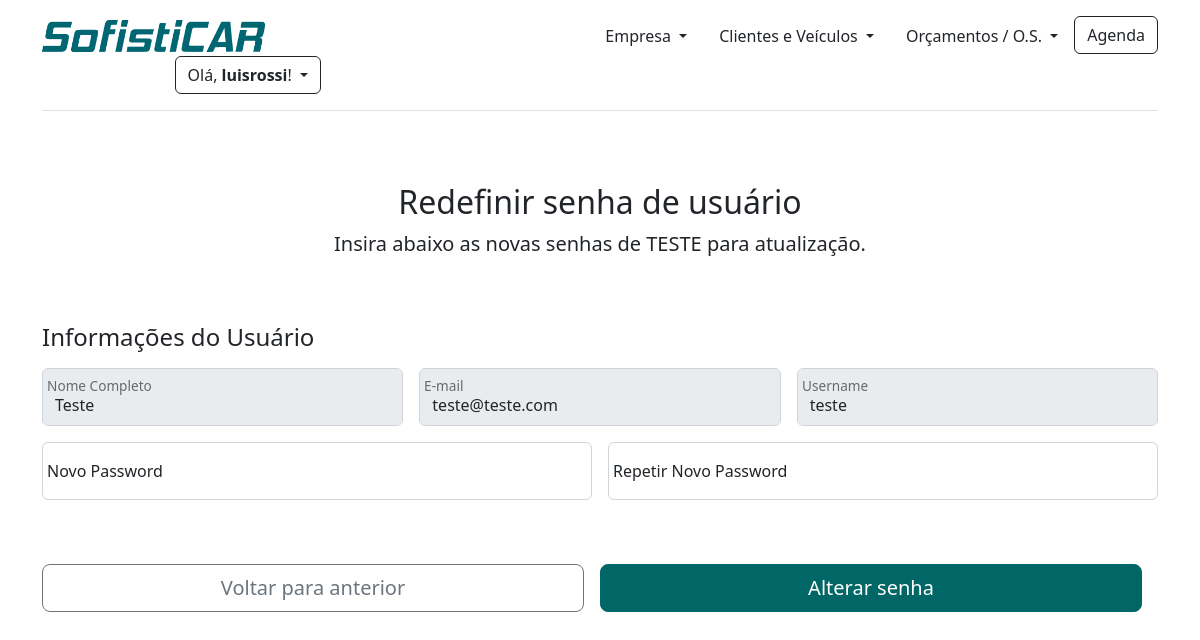
The page /usuario_redefinir_senha/2 (signed in) on the database its author committed.
### app/models/tables.py (models this page shows, shortened)
class Usuario(db.Model):
    __tablename__ = "usuarios"
    id = db.Column(db.Integer, primary_key=True)
    username = db.Column(db.String, unique=True)
    password = db.Column(db.String)
    email = db.Column(db.String, unique=True)
    funcionario_id = db.Column(db.Integer, db.ForeignKey('funcionarios.id'))
    isActive = db.Column(db.Boolean, default=1, nullable=False)
    @property
    def is_authenticated(self):
        return True

class Funcionario(db.Model):
    __tablename__ = "funcionarios"
    id = db.Column(db.Integer, primary_key=True, autoincrement=True)
    nome = db.Column(db.String(150), nullable=False)
    email = db.Column(db.String(150), nullable=False)
    celular = db.Column(db.String(150), nullable=False)
    dataNascimento = db.Column(db.String(10), nullable=False)
    dataContrato = db.Column(db.String(10), nullable=False)
    funcao = db.Column(db.String(150), nullable=False)
    isActive = db.Column(db.Boolean, default=1, nullable=False)
    ordemServico = relationship('OrdemServico', back_populates="funcionario")
    usuario = relationship(Usuario, backref="funcionarios")

### app/controllers/usuarios.py (the view)
@app.route('/usuario_redefinir_senha/<int:id>', methods=['GET', 'POST'])
def usuario_redefinir_senha(id):
    usuario = Usuario.query.get(id)
    funcionario = Funcionario.query.get(usuario.funcionario_id)
    if request.method == 'POST':
        usuario.password = request.form['novo_password']
        db.session.commit()
        mensagem = f"A senha do usuário {usuario.username.upper()} foi alterada COM SUCESSO!"
        return render_template("usuario_resultado.html", mensagem_editar=mensagem)
    return render_template('usuario_redefinir_senha.html', usuario=usuario, funcionario=funcionario)

### app/controllers/funcionarios.py (called while the page is built)
@login_manager.user_loader
def load_user(session_token):
    return Usuario.query.filter_by(id=session_token).first()

### app/templates/usuario_redefinir_senha.html (shortened to what this page needs)
{% extends "base.html" %}
{% block content %}
    {% if current_user.is_authenticated %}
    <main class="container">
        <div class="py-5 text-center">
            <h2>Redefinir senha de usuário</h2>
            <p class="lead">Insira abaixo as novas senhas de <strong>{{ usuario.username.upper() }}</strong> para atualização.</p>
        </div>
        <div class="row g-5">
            <div class="col-12">
                <form action="/usuario_redefinir_senha/{{ usuario.id }}" method="POST">
                    <h4 class="mb-3">Informações do Usuário</h4>
                    <div class="row g-3">
                        <div class="col-sm-12 col-md-4 form-floating">
                            <input type="text" class="form-control" id="floatingInput" name="nome" placeholder="Nome Completo" value="{{ funcionario.nome }}" disabled>
                            <label for="floatingInput" class="form-label">Nome Completo</label>
                        </div>
                        <div class="col-sm-12 col-md-4 form-floating">
                            <input type="email" class="form-control" id="floatingInput" name="email" placeholder="E-mail" value="{{ usuario.email }}" disabled>
                            <label for="floatingInput" class="form-label">E-mail</label>
                        </div>
                        <div class="col-sm-12 col-md-4 form-floating">
                            <input type="text" class="form-control" id="floatingInput" name="username" placeholder="Username" value="{{ usuario.username }}" disabled>
                            <label for="floatingInput" class="form-label">Username</label>
                        </div>
                        <div class="col-sm-12 col-md-6 form-floating">
                            <input type="password" class="form-control" id="floatingInput" name="novo_password" placeholder="*****" required>
                            <label for="floatingInput">Novo Password</label>
                        </div>
                        <div class="col-sm-12 col-md-6 form-floating">
                            <input type="password" class="form-control" id="floatingInput" name="novo_password_confirma" placeholder="*****" required>
                            <label for="floatingInput">Repetir Novo Password</label>
                        </div>
                    <div class="row g-3 pt-4">
                        <div class="col-md-12 col-lg-6 p-2">
                            <a class="w-100 btn btn-outline-secondary btn-lg" href="javascript:history.back()">Voltar para anterior</a>
                        </div>
                        <div class="col-md-12 col-lg-6 p-2">
                            <button type="button" class="w-100 btn btn-success btn-lg" data-bs-toggle="modal" data-bs-target="#modal2{{usuario.id}}">
                                Alterar senha
                            </button>
                        </div>
                    </div>
                </form>
            </div>
        </div>
    </main>
    {% else %}
        <meta http-equiv="refresh" content="0.1; url='http://localhost:5000/login'" />
    {% endif %}
{% endblock %}

### app/templates/base.html (shortened to what this page needs)
<!DOCTYPE html>
<html lang="pt-br">
  <head>
    {% block head %}
    <link href="https://cdn.jsdelivr.net/npm/bootstrap@5.2.3/dist/css/bootstrap.min.css" rel="stylesheet">
    {% endblock %}
  </head>
  <body>
    {% block menu_superior %}
    <div class="container">
      <header class="d-flex flex-wrap align-items-center justify-content-center justify-content-md-between py-3 mb-4 border-bottom">
        <a href="/" class="d-flex align-items-center col-md-3 mb-2 mb-md-0 text-dark text-decoration-none">
          <img src={{ url_for('static', filename="img/logo.png") }} alt="Sofisticar Logo" width="223" height="32">
        </a>
        <ul class="nav col-12 col-md-auto mb-2 justify-content-center mb-md-0">
          <li class="nav-item dropdown">
            <a class="nav-link dropdown-toggle link-dark" href="#" role="button" data-bs-toggle="dropdown" aria-expanded="false">
              Empresa
            </a>
          </li>
          <li class="nav-item dropdown">
            <a class="nav-link dropdown-toggle link-dark" href="#" role="button" data-bs-toggle="dropdown" aria-expanded="false">
              Clientes e Veículos
            </a>
          </li>
          <li class="nav-item dropdown">
            <a class="nav-link dropdown-toggle link-dark" href="#" role="button" data-bs-toggle="dropdown" aria-expanded="false">
              Orçamentos / O.S.
            </a>
          </li>
          <li><a class="btn btn-outline-dark" href="#">Agenda</a></li>
        </ul>
        <div class="col-md-3 text-end dropdown">
          {% if current_user.is_authenticated %}
            <div class="dropdown">
              <a class="btn btn-outline-dark dropdown-toggle" type="button" data-bs-toggle="dropdown" aria-expanded="false">
                Olá, <strong>{{current_user.username}}</strong>!
              </a>
            </div>
          {% else %}
            <div class="dropdown">
              <a href="{{url_for('login')}}" class="btn btn-outline-success">Login</a>
            </div>
          {% endif %}
        </div>
      </header>
    </div>
    {% endblock %}
    {% block content %}
    {% endblock %}
  </body>
</html>

### app/templates/base.html (style rules this page uses)
.btn-success { --bs-btn-color: var(--bs-white); --bs-btn-bg: #006666; --bs-btn-border-color: #006666; --bs-btn-border-radius: .5rem; --bs-btn-hover-color: var(--bs-white); --bs-btn-hover-bg: #339999; --bs-btn-hover-border-color: #339999; --bs-btn-focus-shadow-rgb: #339999; --bs-btn-active-color: var(--bs-btn-hover-color); --bs-btn-active-bg: #339999; --bs-btn-active-border-color: #339999; }

### rows shown on the page
Usuario: username "luisrossi"
Usuario: username "TESTE", email "teste@teste.com", username "teste"
Funcionario: nome "Teste"
